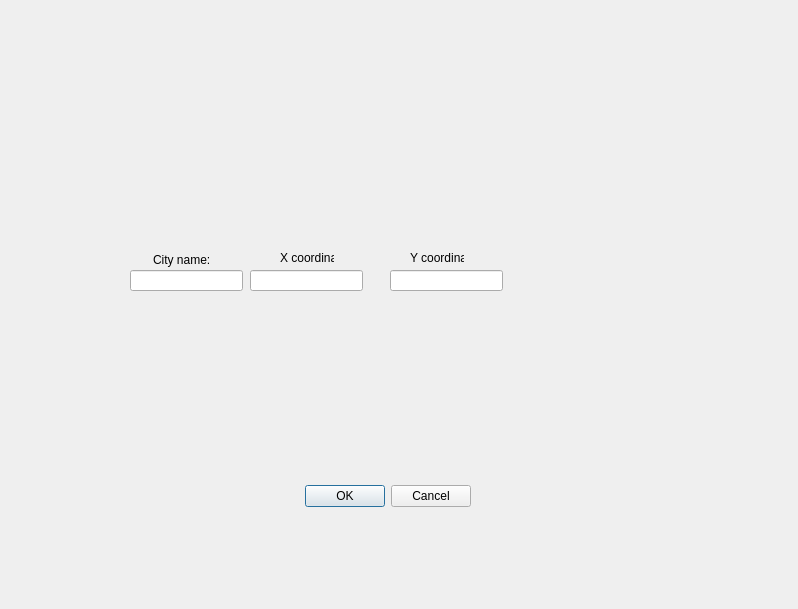
<?xml version="1.0" encoding="UTF-8"?>
<ui version="4.0">
 <class>AddCityDialog</class>
 <widget class="QDialog" name="AddCityDialog">
  <property name="geometry">
   <rect>
    <x>0</x>
    <y>0</y>
    <width>798</width>
    <height>609</height>
   </rect>
  </property>
  <property name="windowTitle">
   <string>Dialog</string>
  </property>
  <widget class="QDialogButtonBox" name="buttonBox">
   <property name="geometry">
    <rect>
     <x>130</x>
     <y>480</y>
     <width>341</width>
     <height>32</height>
    </rect>
   </property>
   <property name="orientation">
    <enum>Qt::Orientation::Horizontal</enum>
   </property>
   <property name="standardButtons">
    <set>QDialogButtonBox::StandardButton::Cancel|QDialogButtonBox::StandardButton::Ok</set>
   </property>
  </widget>
  <widget class="QLabel" name="label">
   <property name="geometry">
    <rect>
     <x>153</x>
     <y>250</y>
     <width>71</width>
     <height>20</height>
    </rect>
   </property>
   <property name="text">
    <string>City name:</string>
   </property>
  </widget>
  <widget class="QLabel" name="label_2">
   <property name="geometry">
    <rect>
     <x>280</x>
     <y>250</y>
     <width>54</width>
     <height>16</height>
    </rect>
   </property>
   <property name="text">
    <string>X coordinate:</string>
   </property>
  </widget>
  <widget class="QLabel" name="label_3">
   <property name="geometry">
    <rect>
     <x>410</x>
     <y>250</y>
     <width>54</width>
     <height>16</height>
    </rect>
   </property>
   <property name="text">
    <string>Y coordinate:</string>
   </property>
  </widget>
  <widget class="QLineEdit" name="lineEdit_cityName">
   <property name="geometry">
    <rect>
     <x>130</x>
     <y>270</y>
     <width>113</width>
     <height>21</height>
    </rect>
   </property>
  </widget>
  <widget class="QLineEdit" name="lineEdit_x">
   <property name="geometry">
    <rect>
     <x>250</x>
     <y>270</y>
     <width>113</width>
     <height>21</height>
    </rect>
   </property>
  </widget>
  <widget class="QLineEdit" name="lineEdit_y">
   <property name="geometry">
    <rect>
     <x>390</x>
     <y>270</y>
     <width>113</width>
     <height>21</height>
    </rect>
   </property>
  </widget>
 </widget>
 <resources/>
 <connections>
  <connection>
   <sender>buttonBox</sender>
   <signal>accepted()</signal>
   <receiver>AddCityDialog</receiver>
   <slot>accept()</slot>
   <hints>
    <hint type="sourcelabel">
     <x>248</x>
     <y>254</y>
    </hint>
    <hint type="destinationlabel">
     <x>157</x>
     <y>274</y>
    </hint>
   </hints>
  </connection>
  <connection>
   <sender>buttonBox</sender>
   <signal>rejected()</signal>
   <receiver>AddCityDialog</receiver>
   <slot>reject()</slot>
   <hints>
    <hint type="sourcelabel">
     <x>316</x>
     <y>260</y>
    </hint>
    <hint type="destinationlabel">
     <x>286</x>
     <y>274</y>
    </hint>
   </hints>
  </connection>
 </connections>
</ui>
